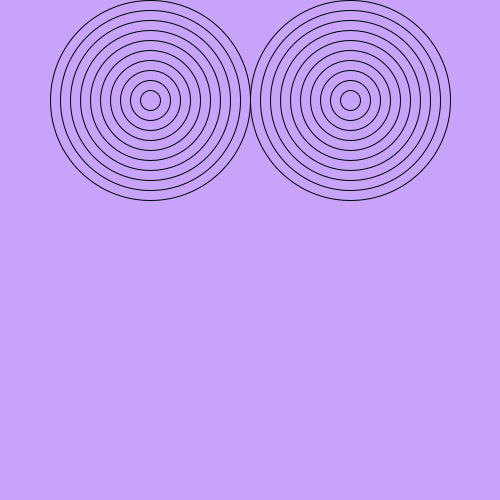
Frame 1 (no input)
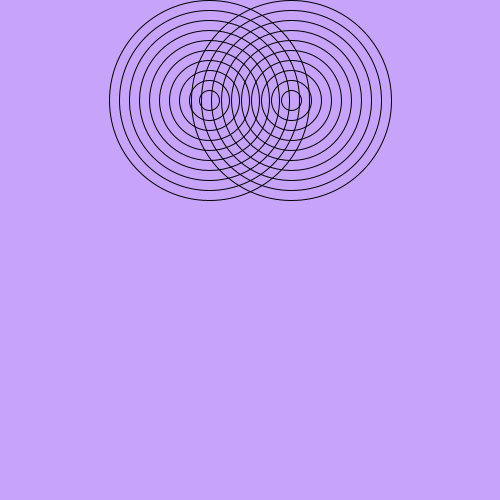
Frame 60 (the mouse pressed at the canvas centre just before this capture)
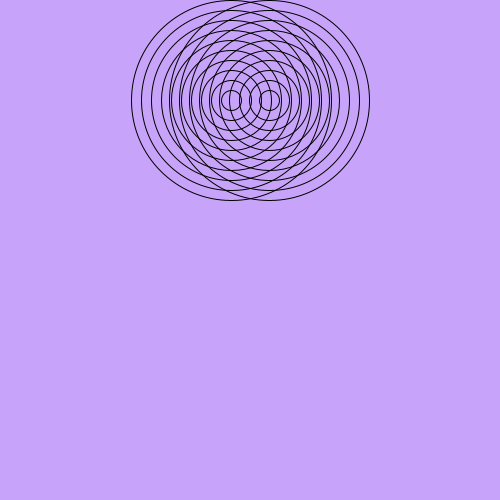
Frame 120 (the mouse held since frame 60 and released just before this capture)

The Processing sketch that drew these frames (run headless with seeded random() and noise(); from frame 60 on, the mouse is pressed at the canvas centre):

// Processing sketch: amazing_rings
// ── amazing_rings.pde

  /*** Go to the recipe to run the demonstration before starting this program ***/

void setup() {
  /* Set the size of your sketch to be a rectangle like in the recipe demonstration */
  size(500,500);
  
  /* Call the noFill() command so all the ellipses will be transparent */
  noFill();
}
int X1 = 150;
int X2 = 350;
void draw() {
background (#C7A4FA);
        /* Use a for loop to make the first set of rings that will start in the left half of the window
        (you can use the code from your Bullseye program).*/          
//left side
for(int i = 10; i >= 1; i--){
  ellipse(X1, 100, (i * 20), (i * 20));
  }
//right side  
  for(int i = 10; i >= 1; i--){
  ellipse(X2, 100, (i * 20), (i * 20));
  }
X1 =  X1 + 1;
X2 = X2 - 1;
        /*Make this set of rings move across the sketch to the right 
        Hint: make two variables, one for x and another for the speed. 
        Then increase x by the amount in speed */
 
        
        /*When the rings reach the right side of the sketch, reverse the direction so they move
        Hint: speed = -speed */
if (X1 > 500) {
  X1 = 0;
}

if (X2 < 0) {
  X2 = 500;
}
         
        /*When the rings reach the left side of the sketch, reverse the direction again */
        
         
 //CHALLENGE - to finish the Amazing Rings 
 
        /*Add another for loop to draw the second set of rings that will start in the right half of the window */
        
        
        /*Make this set of rings move in the opposite direction to the other rings 
        These rings must also "bounce" off the sides of the window.*/
        
}
